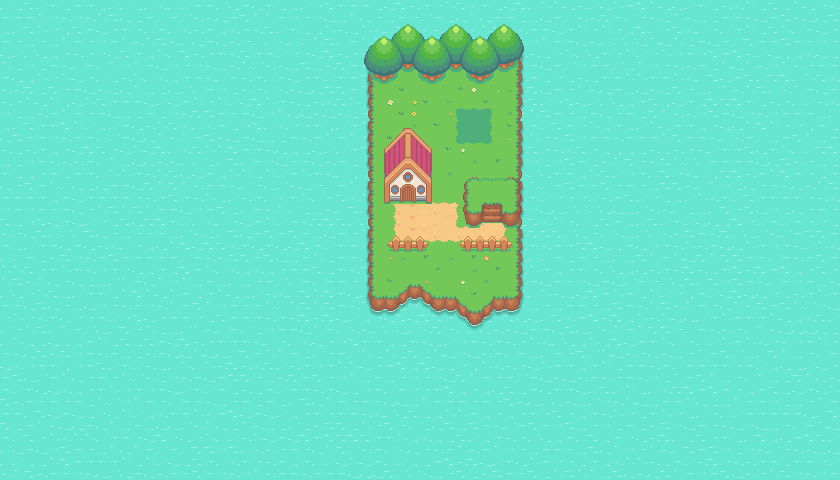

This game map was drawn from its Tiled (.tmx) file and the tilesets committed beside it. A one-line description and the trimmed map source follow:
An orthogonal 70x40 tile map with 12x12 px tiles, 10 tile layers (Water, Land, Battle Patch, Grass and Flowers, ...).

<map version="1.8" tiledversion="1.8.4" orientation="orthogonal" renderorder="right-down" width="70" height="40" tilewidth="12" tileheight="12" infinite="0" nextlayerid="11" nextobjectid="1">
 <tileset firstgid="1" source="Pkmn Style Game.tsx" />
 <layer id="1" name="Water" width="70" height="40">
  <data>[2800 cells, 2800 non-empty, 9 distinct tile ids]</data>
 </layer>
 <layer id="2" name="Land" width="70" height="40" offsetx="37.8182" offsety="13.8182">
  <data>[2800 cells, 376 non-empty, 100 distinct tile ids]</data>
 </layer>
 <layer id="8" name="Battle Patch" width="70" height="40">
  <data>[2800 cells, 9 non-empty, 9 distinct tile ids]</data>
 </layer>
 <layer id="9" name="Grass and Flowers" width="70" height="40">
  <data>[2800 cells, 44 non-empty, 31 distinct tile ids]</data>
 </layer>
 <layer id="7" name="Paths" width="70" height="40">
  <data>[2800 cells, 38 non-empty, 11 distinct tile ids]</data>
 </layer>
 <layer id="5" name="trees" width="70" height="40">
  <data>[2800 cells, 48 non-empty, 16 distinct tile ids]</data>
 </layer>
 <layer id="10" name="Fench" width="70" height="40">
  <data>[2800 cells, 18 non-empty, 8 distinct tile ids]</data>
 </layer>
 <layer id="6" name="Trees1" width="70" height="40">
  <data>[2800 cells, 48 non-empty, 16 distinct tile ids]</data>
 </layer>
 <layer id="3" name="Plateau" width="70" height="40">
  <data>[2800 cells, 30 non-empty, 30 distinct tile ids]</data>
 </layer>
 <layer id="4" name="House" width="70" height="40">
  <data>[2800 cells, 28 non-empty, 28 distinct tile ids]</data>
 </layer>
</map>
